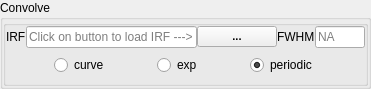
<?xml version="1.0" encoding="UTF-8"?>
<ui version="4.0">
 <class>Form</class>
 <widget class="QWidget" name="Form">
  <property name="geometry">
   <rect>
    <x>0</x>
    <y>0</y>
    <width>371</width>
    <height>89</height>
   </rect>
  </property>
  <property name="windowTitle">
   <string>Form</string>
  </property>
  <layout class="QVBoxLayout" name="verticalLayout">
   <property name="margin">
    <number>0</number>
   </property>
   <item>
    <widget class="QGroupBox" name="groupBox">
     <property name="title">
      <string>Convolve</string>
     </property>
     <property name="checkable">
      <bool>false</bool>
     </property>
     <property name="checked">
      <bool>false</bool>
     </property>
     <layout class="QVBoxLayout" name="verticalLayout_3">
      <property name="spacing">
       <number>0</number>
      </property>
      <property name="margin">
       <number>0</number>
      </property>
      <item>
       <widget class="QGroupBox" name="groupBox_2">
        <property name="title">
         <string/>
        </property>
        <layout class="QGridLayout" name="gridLayout">
         <property name="margin">
          <number>0</number>
         </property>
         <property name="spacing">
          <number>0</number>
         </property>
         <item row="0" column="1">
          <widget class="QLabel" name="label">
           <property name="text">
            <string>IRF</string>
           </property>
          </widget>
         </item>
         <item row="0" column="2">
          <widget class="QLineEdit" name="lineEdit">
           <property name="sizePolicy">
            <sizepolicy hsizetype="MinimumExpanding" vsizetype="Fixed">
             <horstretch>0</horstretch>
             <verstretch>0</verstretch>
            </sizepolicy>
           </property>
           <property name="readOnly">
            <bool>true</bool>
           </property>
           <property name="placeholderText">
            <string>Click on button to load IRF ---&gt;</string>
           </property>
          </widget>
         </item>
         <item row="1" column="0" colspan="9">
          <layout class="QHBoxLayout" name="horizontalLayout">
           <item>
            <widget class="QWidget" name="widget" native="true">
             <layout class="QHBoxLayout" name="horizontalLayout_2">
              <property name="spacing">
               <number>0</number>
              </property>
              <property name="margin">
               <number>0</number>
              </property>
              <item>
               <widget class="QRadioButton" name="radioButton_3">
                <property name="sizePolicy">
                 <sizepolicy hsizetype="Fixed" vsizetype="Fixed">
                  <horstretch>0</horstretch>
                  <verstretch>0</verstretch>
                 </sizepolicy>
                </property>
                <property name="text">
                 <string>curve</string>
                </property>
               </widget>
              </item>
              <item>
               <widget class="QRadioButton" name="radioButton_2">
                <property name="sizePolicy">
                 <sizepolicy hsizetype="Fixed" vsizetype="Fixed">
                  <horstretch>0</horstretch>
                  <verstretch>0</verstretch>
                 </sizepolicy>
                </property>
                <property name="text">
                 <string>exp</string>
                </property>
                <property name="checked">
                 <bool>false</bool>
                </property>
               </widget>
              </item>
              <item>
               <widget class="QRadioButton" name="radioButton">
                <property name="sizePolicy">
                 <sizepolicy hsizetype="Fixed" vsizetype="Fixed">
                  <horstretch>0</horstretch>
                  <verstretch>0</verstretch>
                 </sizepolicy>
                </property>
                <property name="text">
                 <string>periodic</string>
                </property>
                <property name="checked">
                 <bool>true</bool>
                </property>
               </widget>
              </item>
              <item>
               <layout class="QHBoxLayout" name="horizontalLayout_3"/>
              </item>
             </layout>
            </widget>
           </item>
          </layout>
         </item>
         <item row="6" column="0" colspan="9">
          <layout class="QVBoxLayout" name="verticalLayout_2"/>
         </item>
         <item row="0" column="5">
          <widget class="QLineEdit" name="lineEdit_2">
           <property name="sizePolicy">
            <sizepolicy hsizetype="Expanding" vsizetype="Fixed">
             <horstretch>0</horstretch>
             <verstretch>0</verstretch>
            </sizepolicy>
           </property>
           <property name="maximumSize">
            <size>
             <width>50</width>
             <height>16777215</height>
            </size>
           </property>
           <property name="alignment">
            <set>Qt::AlignLeading|Qt::AlignLeft|Qt::AlignVCenter</set>
           </property>
           <property name="placeholderText">
            <string>NA</string>
           </property>
          </widget>
         </item>
         <item row="0" column="4">
          <widget class="QLabel" name="label_2">
           <property name="text">
            <string>FWHM</string>
           </property>
          </widget>
         </item>
         <item row="0" column="3">
          <widget class="QPushButton" name="toolButton">
           <property name="font">
            <font>
             <pointsize>8</pointsize>
             <weight>75</weight>
             <italic>false</italic>
             <bold>true</bold>
             <underline>false</underline>
            </font>
           </property>
           <property name="text">
            <string>...</string>
           </property>
          </widget>
         </item>
        </layout>
       </widget>
      </item>
     </layout>
    </widget>
   </item>
  </layout>
  <action name="actionSelect_IRF">
   <property name="text">
    <string>Select IRF</string>
   </property>
  </action>
 </widget>
 <resources/>
 <connections>
  <connection>
   <sender>groupBox</sender>
   <signal>toggled(bool)</signal>
   <receiver>groupBox_2</receiver>
   <slot>setVisible(bool)</slot>
   <hints>
    <hint type="sourcelabel">
     <x>329</x>
     <y>168</y>
    </hint>
    <hint type="destinationlabel">
     <x>329</x>
     <y>174</y>
    </hint>
   </hints>
  </connection>
  <connection>
   <sender>toolButton</sender>
   <signal>clicked()</signal>
   <receiver>actionSelect_IRF</receiver>
   <slot>trigger()</slot>
   <hints>
    <hint type="sourcelabel">
     <x>317</x>
     <y>24</y>
    </hint>
    <hint type="destinationlabel">
     <x>-1</x>
     <y>-1</y>
    </hint>
   </hints>
  </connection>
 </connections>
</ui>
